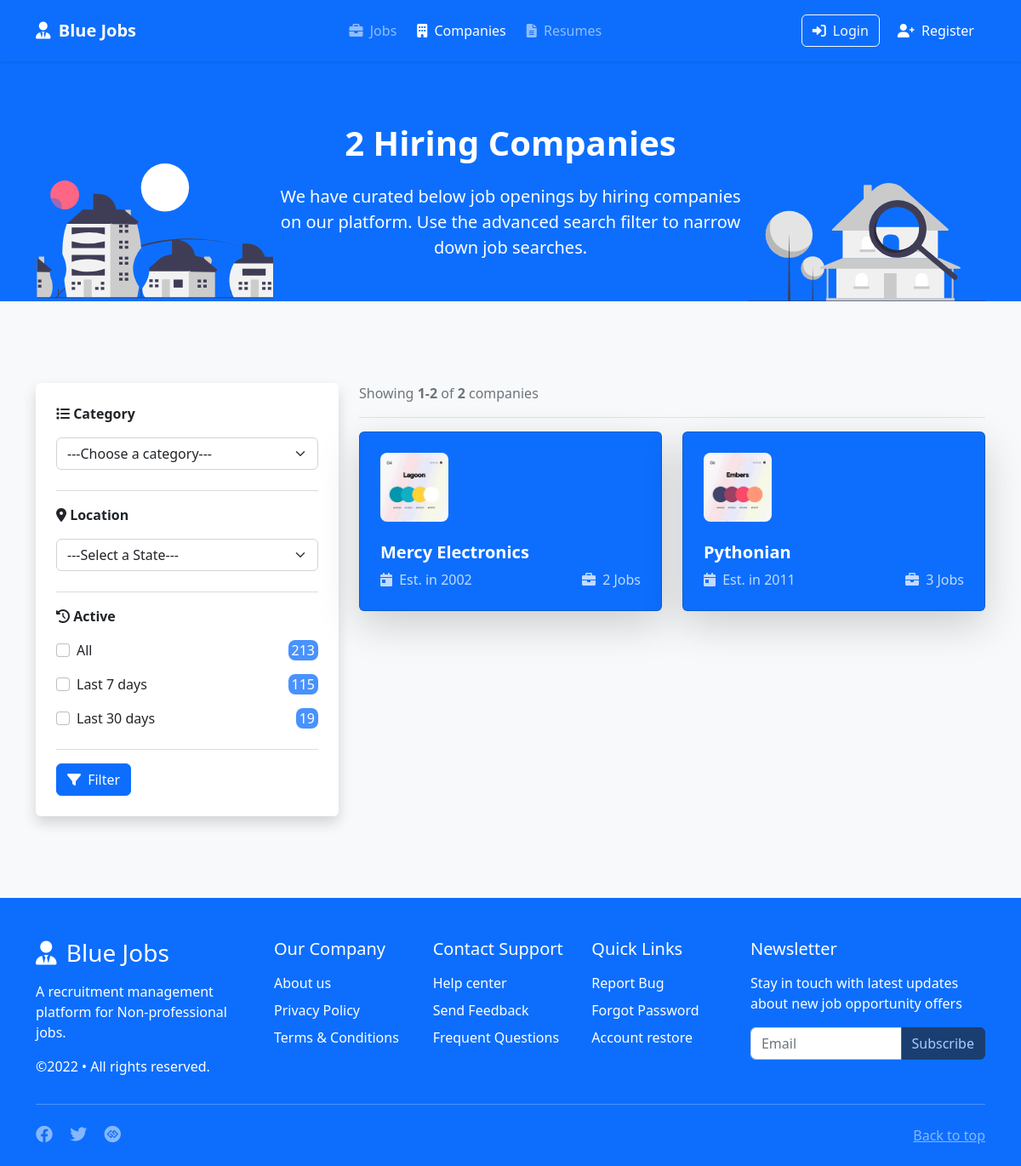
The app's page /companies/, older data.
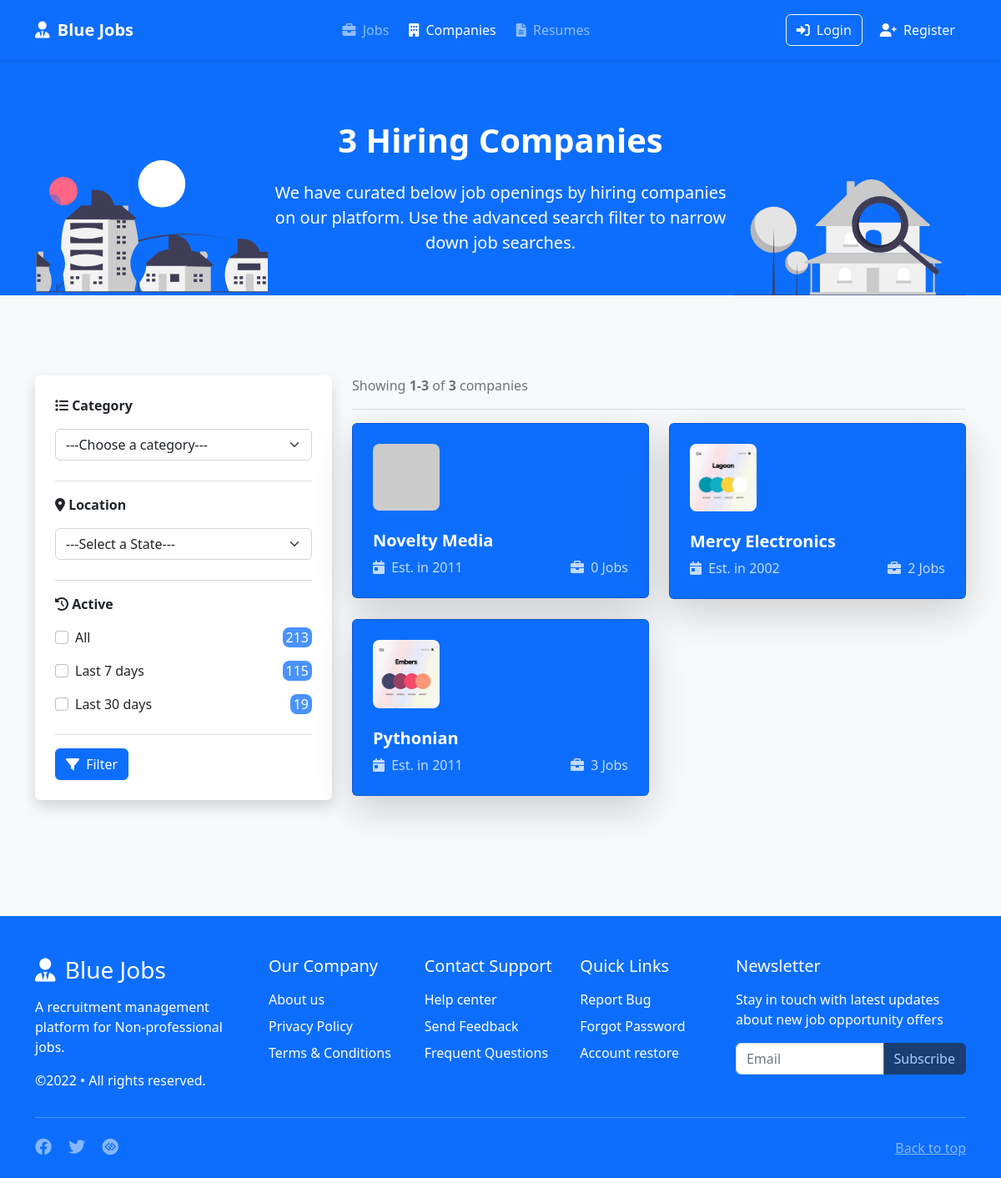
The same page, newer data.
### account/models.py (models this page shows, shortened)
class Company(models.Model):
    user = models.OneToOneField(User, on_delete=models.CASCADE)
    name = models.CharField('Company name', max_length=100, unique=True)
    slug = models.SlugField(max_length=100, unique=True, null=True)
    about = models.TextField(max_length=5000)
    logo = models.ImageField(upload_to='logos', blank=True) # crop logo to 80x80
    contact_person = models.CharField(max_length=255)
    position_in_company = models.CharField(max_length=50)
    established = models.DateField(blank=True, null=True)
    website = models.URLField(blank=True, null=True)
    address = models.CharField(max_length=50, blank=True)
    staff_strength = models.CharField('Number of employees', max_length=50, blank=True)
    phone_number = models.CharField(max_length=13, blank=True)
    created = models.DateTimeField(_('Created'), auto_now_add=True)
    updated = models.DateTimeField(_('Updated'), auto_now=True)
    class Meta:
        ordering = ['-created']
        verbose_name_plural = 'Companies'
    def get_absolute_url(self):
        return reverse('company_detail', kwargs={'slug': self.slug})

### django_jobs/views.py (the view)
# urls.py: path('companies/', companies, name='companies'),
def companies(request):
    companies = Company.objects.all()
    companies = mk_paginator(request, companies, 12)
    template = 'companies.html'
    context = {
        'companies': companies,
    }
    return render(request, template, context)

### jobs/utils.py (called while the page is built)
def mk_paginator(request, items, num_items):
    paginator = Paginator(items, num_items)
    page = request.GET.get('page', 1)
    try:
        items = paginator.page(page)
    except PageNotAnInteger:
        items = paginator.page(1)
    except EmptyPage:
        items = paginator.page(paginator.num_pages)
    return items

### templates/companies.html (shortened to what this page needs)
{% extends "base.html" %}
{% load static i18n %}
{% block content %}
<section class="bg-primary">
    <div class="container mt-4">
        <div class="d-flex justify-content-between align-items-end">
            <img class="img-fluid w-25 d-none d-lg-block" src="{% static 'img/company-left.svg' %}" alt="job-left">
            <div class="text-white text-center">
                <h1 class="fw-bolder mt-5 mb-4">{{ companies.paginator.count }} {% trans 'Hiring Companies' %}</h1>
                <p class="mb-5 lead">
                    {% trans 'We have curated below job openings by hiring companies on our platform. Use the advanced search filter to narrow down job searches.' %}
                </p>
            </div>
            <img class="img-fluid w-25 d-none d-lg-block" src="{% static 'img/company-right.svg' %}" alt="job-right">
        </div>
    </div>
</section>
<section class="py-5 bg-light">
    <div class="container my-5">
        <div class="row">
            <aside class="col-lg-4 d-none d-lg-block">
                <div class="card p-4 border-0 shadow">
                    <form action="" method="get">
                        <div class="form-group mb-4">
                            <label for="" class="form-label fw-bold mb-3"><i class="fa-solid fa-list"></i> Category</label>
                            <select class="form-select">
                                <option selected>---Choose a category---</option>
                            </select>
                        </div>
                        <hr class="text-muted">
                        <div class="form-group mb-4">
                            <label for="" class="form-label fw-bold mb-3"><i class="fa-solid fa-location-dot"></i> Location</label>
                            <select class="form-select">
                                <option selected>---Select a State---</option>
                            </select>
                        </div>
                        <hr class="text-muted">
                        <div class="form-group mb-4">
                            <label for="" class="form-label fw-bold mb-3"><i class="fa-solid fa-clock-rotate-left"></i> Active</label>
                            <div class="form-check mb-3 d-flex justify-content-between">
                                <div>
                                    <input class="form-check-input" type="checkbox" value="" id="">
                                    <label class="form-check-label" for="">All</label>
                                </div>
                                <span class="px-1 text-bg-primary opacity-75 rounded-3">213</span>
                            </div>
                            <div class="form-check mb-3 d-flex justify-content-between">
                                <div>
                                    <input class="form-check-input" type="checkbox" value="" id="">
                                    <label class="form-check-label" for="">Last 7 days</label>
                                </div>
                                <span class="px-1 text-bg-primary opacity-75 rounded-3">115</span>
                            </div>
                            <div class="form-check mb-3 d-flex justify-content-between">
                                <div>
                                    <input class="form-check-input" type="checkbox" value="" id="">
                                    <label class="form-check-label" for="">Last 30 days</label>
                                </div>
                                <span class="px-1 text-bg-primary opacity-75 rounded-3">19</span>
                            </div>
                        </div>
                        <hr class="text-muted">
                        <button class="btn btn-primary" type="submit"><i class="fa-solid fa-filter me-1"></i> Filter</button>
                    </form>
                </div>
            </aside>
            <div class="col-lg-8">
                {% if companies %}
                <div class="mb-3 border-bottom">
                    <p class="text-muted">Showing <span class="fw-bold">{{ companies.start_index }}-{{ companies.end_index }}</span> of <span
                            class="fw-bold">{{ companies.paginator.count }}</span> companies</p>
                </div>
                <div class="row g-4">
                    {% for company in companies %}
                    <div class="col-lg-6 {% if forloop.last %}mb-5{% endif %}">{% include 'partials/_company_grid.html' %}</div>
                    {% endfor %}
                </div>
                {% else %}
                <div class="d-flex justify-content-center pt-5 mt-5">
                    <img src="{% static 'img/empty.svg' %}" class="img-fluid w-25" alt="">
                </div>
                {% endif %}
            </div>
        </div>
    </div>
</section>
{% endblock %}

### templates/base.html (shortened to what this page needs)
<!DOCTYPE html>
<html lang="en">
{% load static %}
<head>
    <link href="{% static 'css/bootstrap.min.css' %}" rel="stylesheet">
    <link rel="stylesheet" href="{% static 'css/fontawesome/all.min.css' %}">
</head>
<body class="d-flex flex-column min-vh-100">
    <header class="navbar navbar-expand-lg navbar-dark bg-primary shadow-sm py-lg-3">
        <div class="container">
            <a href="{% url 'home' %}" class="navbar-brand">
                <i class="fa-solid fa-user-tie me-1"></i>
                <strong>Blue Jobs</strong>
            </a>
            <div class="collapse navbar-collapse" id="navbarToggler">
                <ul class="navbar-nav me-lg-auto ms-lg-auto mb-3 mb-lg-0">
                    <li class="nav-item me-lg-2">
                        <a class="nav-link {% url 'jobs:list' as jobs_url %}{% if request.get_full_path == jobs_url %}active{% endif %}"
                            href="{% url 'jobs:list' %}"><i class="me-1 fa-solid fa-briefcase"></i> Jobs</a>
                    </li>
                    <li class="nav-item me-lg-2">
                        <a class="nav-link {% url 'companies' as companies_url %}{% if request.get_full_path == companies_url %}active{% endif %}"
                            href="{% url 'companies' %}"><i class="me-1 fa-solid fa-building"></i> Companies</a>
                    </li>
                    <li class="nav-item">
                        <a class="nav-link"
                            href=""><i class="me-1 fa-solid fa-file-lines"></i> Resumes</a>
                    </li>
                </ul>
                <div class="d-flex mb-3 mb-lg-0">
                    {% if request.user.is_authenticated %}
                    <a data-bs-toggle="modal" data-bs-target="#logoutModal" class="btn btn-danger me-2 text-white"><i class="fa-solid fa-power-off me-1"></i> Logout</a>
                    <a href="{% if user.is_company %}{% url 'company_account' %}{% else %}{% url 'employee_account' %}{% endif %}" class="btn btn-primary"><i class="fa-solid fa-user me-1"></i> My Account</a>
                    {% else %}
                    <a href="{% url 'login' %}" class="btn btn-outline-light me-2"><i class="fa-solid fa-right-to-bracket me-1"></i> Login</a>
                    <a href="{% url 'signup_choice' %}" class="btn btn-primary"><i class="fa-solid fa-user-plus me-1"></i> Register</a>
                    {% endif %}
                </div>
            </div>
        </div>
    </header>
    {% block content %} {% endblock content %}
    {% include 'partials/_footer.html' %}
</body>
</html>

### templates/partials/_company_grid.html
<div class="card bg-primary shadow-lg">
    <div class="card-body p-4">
        <img src="{% if company.logo %}{{ company.logo.url }}{% else %}https://via.placeholder.com/80{% endif %}" width="80px" height="80px" alt="{{ company.name }}" class="img-fluid rounded-3">
        <div class="mt-4">
            <h5 class="fw-bold mb-2"><a class="text-decoration-none text-white" href="{{ company.get_absolute_url }}">{{ company.name }}</a></h5>
            <div class="d-flex justify-content-between text-white opacity-75">
                <span><i class="fa-solid fa-calendar-day me-1"></i> Est. in {{ company.established|date:"Y" }}</span>
                <span><i class="fa-solid fa-briefcase me-1"></i> {{ company.jobs.count }} Job{{ company.jobs.count|pluralize }}</span>
            </div>
        </div>
    </div>
</div>

### templates/partials/_footer.html
<footer class="pt-5 mt-auto bg-primary">
    <div class="container">
        <div class="row text-white g-1">
            <div class="col-12 col-lg-3 mb-3">
                <div class="me-lg-4">
                    <h3 class="mb-3"><i class="fa-solid fa-user-tie me-1"></i> Blue Jobs</h3>
                    <p>A recruitment management platform for Non-professional jobs.</p>
                    <p>&copy;{% now 'Y' %} &bull; All rights reserved.</p>
                </div>
            </div>
            <div class="col-sm-4 col-lg-2">
                <h5 class="mb-3">Our Company</h5>
                <ul class="list-unstyled">
                    <li class="mb-2"> <a href="#" class="text-decoration-none">About us</a></li>
                    <li class="mb-2"> <a href="#" class="text-decoration-none">Privacy Policy</a></li>
                    <li class="mb-2"> <a href="#" class="text-decoration-none">Terms &amp; Conditions</a></li>
                </ul>
            </div>
            <div class="col-sm-4 col-lg-2">
                <h5 class="mb-3">Contact Support</h5>
                <ul class="list-unstyled">
                    <li class="mb-2"> <a href="#" class="text-decoration-none">Help center</a></li>
                    <li class="mb-2"> <a href="#" class="text-decoration-none">Send Feedback</a></li>
                    <li class="mb-2"> <a href="#" class="text-decoration-none">Frequent Questions</a></li>
                </ul>
            </div>
            <div class="col-sm-4 col-lg-2">
                <h5 class="mb-3">Quick Links</h5>
                <ul class="list-unstyled">
                    <li class="mb-2"> <a href="#" class="text-decoration-none"> Report Bug </a></li>
                    <li class="mb-2"> <a href="#" class="text-decoration-none"> Forgot Password </a></li>
                    <li class="mb-2"> <a href="#" class="text-decoration-none"> Account restore </a></li>
                </ul>
            </div>
            <div class="col-12 col-lg-3">
                <h5 class="mb-3">Newsletter</h5>
                <p class="mb-3">Stay in touch with latest updates about new job opportunity offers </p>
                <form>
                    <div class="input-group">
                        <input class="form-control" type="text" placeholder="Email">
                        <button class="btn btn-dark" type="submit" disabled> Subscribe </button>
                    </div>
                </form>
            </div>
        </div>
        <hr class="my-lg-0 text-white">
        <section class="my-4 d-flex justify-content-between">
            <div>
                <a href="https://facebook.com" target="_blank" class="text-white-50"><i class="fa-brands fa-facebook me-3 fs-5"></i></a>
                <a href="https://twitter.com" target="_blank" class="text-white-50"><i class="fa-brands fa-twitter me-3 fs-5"></i></a>
                <a href="https://twitter.com" target="_blank" class="text-white-50"><i class="fa-brands fa-gg-circle me-3 fs-5"></i></a>
            </div>
            <a href="#" class="text-white-50">Back to top</a>
        </section>
    </div>
</footer>

### templates/base.html (style rules this page uses)
footer li a { color: white; }

Row changes from the older to the newer data that the page shows:
added Company: name "Novelty Media", established "2011", jobs.count "0"
Text that changed along with them:
{{ companies.paginator.count }}: "2" → "3"
{{ companies.end_index }}: "2" → "3"
